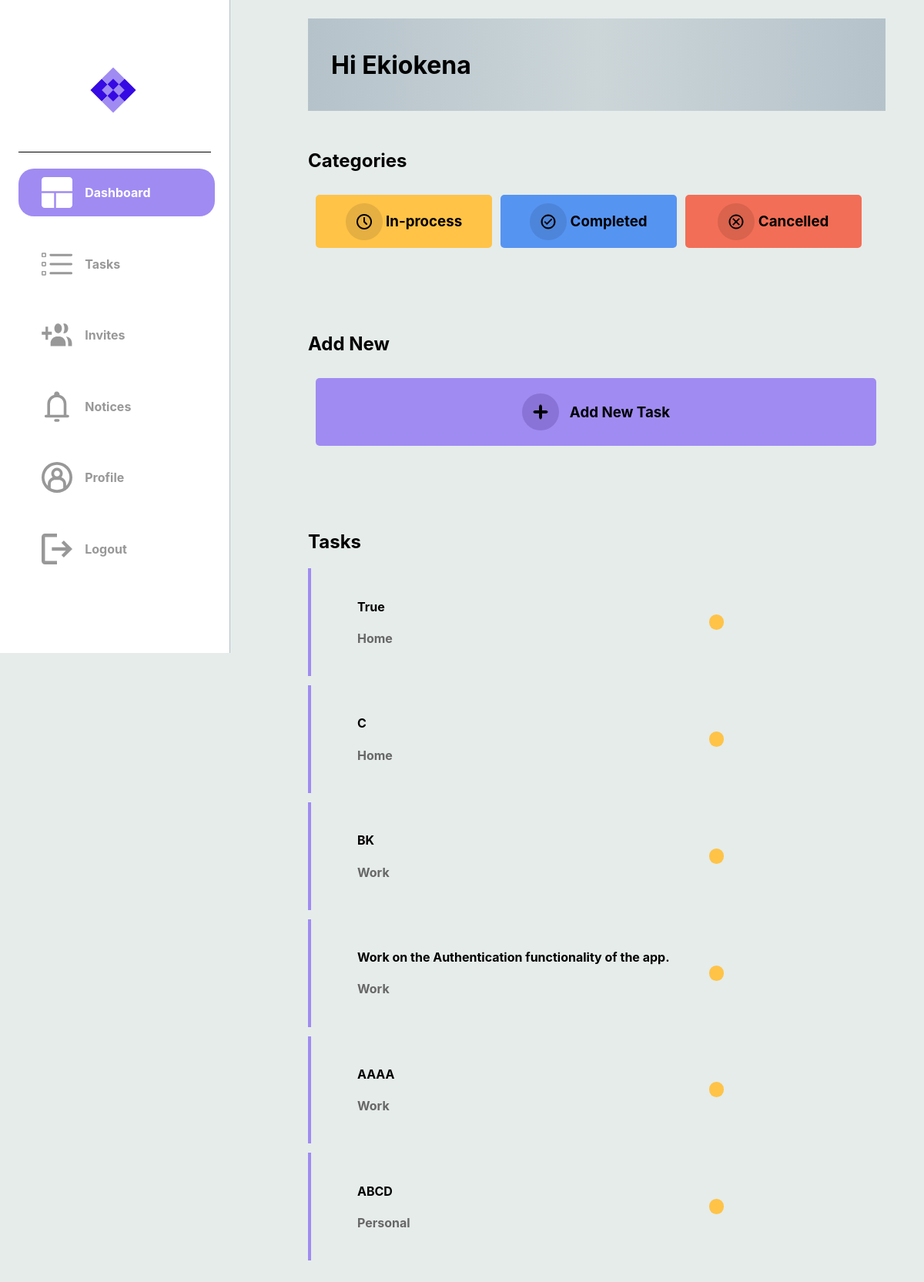
The page /dashboard (signed in) on the database its author committed.
### dotask/models.py (models this page shows)
class User(db.Model, UserMixin):
    __tablename__ = "user"
    id = db.Column(db.Integer, primary_key=True)
    email = db.Column(db.String(50), nullable=False, unique=True)
    password = db.Column(db.String(30), nullable=False)
    username = db.Column(db.String(30), nullable=False, unique=True)
    first_name = db.Column(db.String(30), nullable=False)
    last_name = db.Column(db.String(30), nullable=False)
    assigned_tasks = relationship('Task', secondary=user_task, backref='assigned_to')
    notes = relationship('Notification', secondary=user_notification, backref='note')

class Task(db.Model):
    __tablename__ = "task"
    id = db.Column(db.Integer, primary_key=True)
    title = db.Column(db.String(100), nullable=False)
    description = db.Column(db.String(400), nullable=False)
    due_date = db.Column(db.Date, nullable=False)
    status = db.Column(Enum(TaskStatus))
    tag = db.Column(Enum(TaskTag))
    users = relationship('User', secondary=user_task,
    backref='tasks')

### dotask/routes.py (the view)
@app.route("/dashboard")
@login_required
def hello_dashboard():
    try:
        tasks = current_user.tasks
        notices = current_user.notes
        if tasks:
            if notices:
                return render_template("dashboard.html", tasks=tasks, notices=notices)
            return render_template("dashboard.html", tasks=tasks)
        else:
            return render_template("dashboard.html")
    except:
        error_message = "An error occurred while retrieving tasks."
        return render_template("dashboard.html", error_message=error_message)

### dotask/routes.py (called while the page is built)
@app.after_request
def after_request(response):
    response.headers["Cache-Control"] = "no-cache, no-store, must-revalidate"
    return response

@login_manager.user_loader
def load_user(user_id):
    return User.query.get(user_id)

### dotask/templates/dashboard.html (shortened to what this page needs)
<!DOCTYPE html>
<html lang="en">
<head>
    {% extends "layout.html" %}
    {% block head %}
        <link rel="stylesheet" {% block css_tab_colour %} href="../static/css/dashboard.css" {% endblock %}/>
    {% endblock %}
    {% block dash_image_colour %}
    <a class="a1" href="{{ url_for('hello_dashboard') }}">
    <div id="logos">
        <img class="imgs" src="../static/svg/dashboard_active.svg">
        <h4 class="sidebar-text">Dashboard</h4>
    </div>
    </a>
    {% endblock dash_image_colour %}
    {% block nav_title %}
    <div class="nav_title">
        <h1>Hi {{ current_user.first_name }}</h1>
    </div>
    {% endblock nav_title %}
    {% block categories %}
    <h2>Categories</h2>
    <div class="cate">
        <a href="{{ url_for('hello_in_process_tasks') }}">
            <div class="cate-container-1">
                <img src="../static/images/in_process.png">
                <h3>In-process</h3>
            </div>
        </a>
        <a href="{{ url_for('hello_completed_tasks') }}">
            <div class="cate-container-2">
                <img src="../static/svg/completed.svg">
                <h3>Completed</h3>
            </div>
        </a>
        <a href="{{ url_for('hello_cancelled_tasks') }}">
            <div class="cate-container-3">
                <img src="../static/svg/cancelled.svg">
                <h3>Cancelled</h3>
            </div>
        </a>
    </div>
    {% endblock categories %}
    {% block add_task %}
    <h2>Add New</h2>
    <div class="cate">
        <a href="{{ url_for('hello_new_task') }}">
            <div class="cate-container-4">
                <img src="../static/svg/add_task.svg">
                <h3>Add New Task</h3>
            </div>
        </a>
    </div>
    {% endblock add_task %}
    {% block tasks %}
        <h2>Tasks</h2>
        {% if tasks %}
            {% for task in tasks %}
            <a href="{{ url_for('hello_each_task', task_id=task['id']) }}">
            <div class="message-box">
                <div class="message">
                    <h4> {{ task['title'] }} </h4>
                    <h4 style="color: #676767;"> {{ task.tag.name }} </h4>
                </div>
                <div class="message-dot {% if task.status.name == 'In_Progress' %}progress-task
                    {% elif task.status.name == 'Completed' %}completed-task
                    {% elif task.status.name == 'Cancelled' %}cancelled-task
                    {% else %}unknown-task
                    {% endif %}">
                </div>
            </div>
            </a>
            {% endfor %}
            {% else %}
                <div class="message-box">
                    <div class="message">
                        <h2>No Tasks Yet</h2>
                    </div>
                </div>
        {% endif %}
    {% endblock tasks %}

### dotask/templates/layout.html (shortened to what this page needs)
<!DOCTYPE html>
<html lang="en">
<head>
    <link rel="stylesheet" type="text/css" href="../static/css/fonts.css">
    <link rel="stylesheet" href="../static/css/layout.css" />
    {% block head %}{% endblock %}
</head>
<body>
    <div class="sidebar">
        <div id="logo">
            <img src="../static/svg/logo.svg" height="60px" width="60px">
        </div>
        <div>
            {% block dash_image_colour %}{% endblock dash_image_colour %}
        </div>
        <div>
            {% block task_image_colour %}
            <a class="a2" href="{{ url_for('hello_tasks') }}">
            <div id="logos">
                <img class="imgs" src="../static/svg/tasks.svg">
                <h4 class="sidebar-text">Tasks</h4>
            </div>
            </a>
            {% endblock task_image_colour %}
        </div>
        <div>
            {% block invites_image_colour %}
            <a class="a5" href="{{ url_for('hello_invites') }}">
            <div id="logos">
                <img class="imgs" src="../static/svg/invites.svg">
                <h4 class="sidebar-text">Invites</h4>
            </div>
            </a>
            {% endblock invites_image_colour %}
        </div>
        <div>
            {% block notifications_image_colour %}
                <a class="a4" href="{{ url_for('hello_notices') }}">
                <div id="logos">
                    {% set note = namespace(count=0) %}
                    {% for notice in notices %}
                        {% if notice.seen == False %}
                            {% set note.count = note.count + 1 %}
                        {% endif %}
                    {% endfor %}
                    {% if note.count > 0 %}
                    <img class="imgs" src="../static/svg/notifications_with_note.svg">
                    {% else %}
                    <img class="imgs" src="../static/svg/notifications.svg">
                    {% endif %}
                    <h4 class="sidebar-text">Notices</h4>
                </div>
                </a>
            {% endblock notifications_image_colour %}
        </div>
        <div>
            {% block profile_image_colour %}
            <a class="a3" href="{{ url_for('hello_profile') }}">
            <div id="logos">
                <img class="imgs" src="../static/svg/profile.svg">
                <h4 class="sidebar-text">Profile</h4>
            </div>
            </a>
            {% endblock profile_image_colour %}
        </div>
        <div>
            <a href="{{ url_for('hello_logout') }}">
            <div id="logos">
                <img class="imgs" src="../static/svg/logout.svg">
                <h4 class="sidebar-text">Logout</h4>
            </div>
            </a>
        </div>
    </div>
    <div id="content">
        {% block nav_title %}
        {% endblock nav_title %}
        {% block categories %}
        {% endblock categories %}
        {% block add_task %}
        {% endblock add_task %}
        {% block tasks %}
        {% endblock tasks %}
    </div>
</body>
</html>

### dotask/static/css/layout.css (style rules this page uses)
@media (min-width: 768px) { body { margin: auto; padding-bottom: 10vh; background-color: #E5ECEA; display: flex; font-family: inter; } }
@media (min-width: 768px) { .sidebar { width: 250px; height: 100vh; padding: 2%; background-color: #FFFFFF; border-right: 1px #B5C2CA solid; position: fixed; display: block; justify-content: space-evenly; align-items: top; } }
@media (min-width: 768px) { .sidebar > div:nth-child(1) { display: none; } }
@media (min-width: 768px) { .sidebar > div { width: 100%; height: 10%; margin: 5% auto; border-radius: 20px; display: flex; justify-content: start; align-items: center; font-family: inter; } }
@media (min-width: 768px) { a { text-decoration: none; color: black; } }
@media (min-width: 768px) { .sidebar > div > a { width: 90%; text-decoration: none; } }
@media (min-width: 768px) { .sidebar > div > a > div { width: 100%; height: 10%; padding-left: 30px; margin: 5% auto; border-radius: 20px; } }
@media (min-width: 768px) { #logo { width: 100%; height: 20%; display: flex; justify-content: center; border-radius: 0px; border-bottom: 1px black solid; } }
@media (min-width: 768px) { #logos { width: 100%; display: grid; grid-template-columns: 1fr 3fr; align-items: center; } }
@media (min-width: 768px) { .sidebar-text { color: #989898; font-size: 1rem; } }
@media (min-width: 768px) { .imgs { height: 40px; width: 40px; } }
@media (min-width: 768px) { #content { width: 600px; display: block; margin-top: 2%; padding-left: 400px; } }

### dotask/static/css/dashboard.css (style rules this page uses)
@media (min-width: 768px) { .a1 > div { background-color: #A08BF2; width: 100%; height: 10%; padding-left: 30px; margin: 5% auto; border-radius: 20px; color: white; } }
@media (min-width: 768px) { .a1 > div > h4 { color: white; } }
@media (min-width: 768px) { .a1 > div > img { fill: #FFFFFF; } }
@media (min-width: 768px) { .nav_title { padding-left: 5%; margin-bottom: 50px; background-image: linear-gradient(to right, #B5C2CA , #CCD6D9, #B5C2CA); display: flex; justify-content: start; align-items: center; width: 60vw; height: 15vh; } }
@media (min-width: 768px) { img { padding-right: 2%; } }
@media (min-width: 768px) { .cate { width: 60vw; margin-bottom: 50px; display: flex; } }
@media (min-width: 768px) { a { text-decoration: none; } }
@media (min-width: 768px) { .cate > a { width: 60vw; padding-bottom: 50px; margin: 10px; } }
@media (min-width: 768px) { .cate > a > div { width: 100%; padding: 2%; border-radius: 5px; display: flex; justify-self: start; align-items: center; } }
@media (min-width: 768px) { .cate-container-1 { background-color: #FEC347; justify-content: center; } }
@media (min-width: 768px) { .cate-container-2 { background-color: #5694F2; justify-content: center; } }
@media (min-width: 768px) { .cate-container-3 { background-color: #F26E56; justify-content: center; } }
@media (min-width: 768px) { .cate-container-4 { background-color: #A08BF2; align-items: center; justify-content: center; } }
@media (min-width: 768px) { .message-box { display: flex; margin-top: 2%; padding-right: 10%; padding-left: 10%; padding-top: 3%; padding-bottom: 3%; border-left: 4px solid #A08BF2; display: flex; justify-content: center; align-items: center; } }
@media (min-width: 768px) { .message { width: 100%; border-radius: 5px; display: block; justify-content: center; align-items: center; } }
@media (min-width: 768px) { .message-dot { width: 20px; height: 20px; border-radius: 50px; } }
@media (min-width: 768px) { .progress-task { background-color: #FEC347; } }

### rows shown on the page
User: first_name "Ekiokena"
Task: title "True", tag.name "Home"
Task: title "C", tag.name "Home"
Task: title "BK", tag.name "Work"
Task: title "Work on the Authentication functionality of the app.", tag.name "Work"
Task: title "AAAA", tag.name "Work"
Task: title "ABCD", tag.name "Personal"
